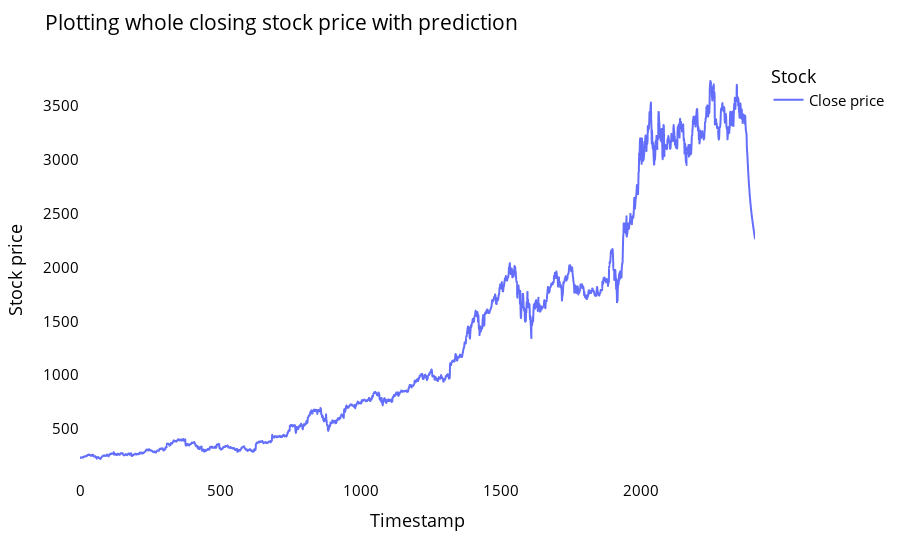

Notebook code cell kept with this figure:
### Code cell
lstmdf=closedf.tolist()
lstmdf.extend((np.array(lst_output).reshape(-1,1)).tolist())
lstmdf=scaler.inverse_transform(lstmdf).reshape(1,-1).tolist()[0]

names = cycle(['Close price'])

fig = px.line(lstmdf,labels={'value': 'Stock price','index': 'Timestamp'})
fig.update_layout(title_text='Plotting whole closing stock price with prediction',
                  plot_bgcolor='white', font_size=15, font_color='black',legend_title_text='Stock')

fig.for_each_trace(lambda t:  t.update(name = next(names)))

fig.update_xaxes(showgrid=False)
fig.update_yaxes(showgrid=False)
fig.show()

### Figure 1 — Plotly figure (JSON) as saved in the notebook; plotly's stock layout.template omitted (floating-point values rounded to 4 significant figures; data arrays with more than 128 entries replaced by an {"elided": "..."} marker saying what was removed)
{"data": [{"hovertemplate": "variable=0<br>Timestamp=%{x}<br>Stock price=%{y}<extra></extra>", "legendgroup": "0", "line": {"color": "#636efa", "dash": "solid"}, "marker": {"symbol": "circle"}, "mode": "lines", "name": "Close price", "showlegend": true, "type": "scattergl", "x": {"elided": "2407 int values"}, "xaxis": "x", "y": {"elided": "2407 float values"}, "yaxis": "y"}], "layout": {"font": {"color": "black", "size": 15}, "legend": {"title": {"text": "Stock"}, "tracegroupgap": 0}, "margin": {"t": 60}, "plot_bgcolor": "white", "title": {"text": "Plotting whole closing stock price with prediction"}, "xaxis": {"anchor": "y", "domain": [0, 1], "showgrid": false, "title": {"text": "Timestamp"}}, "yaxis": {"anchor": "x", "domain": [0, 1], "showgrid": false, "title": {"text": "Stock price"}}}}
